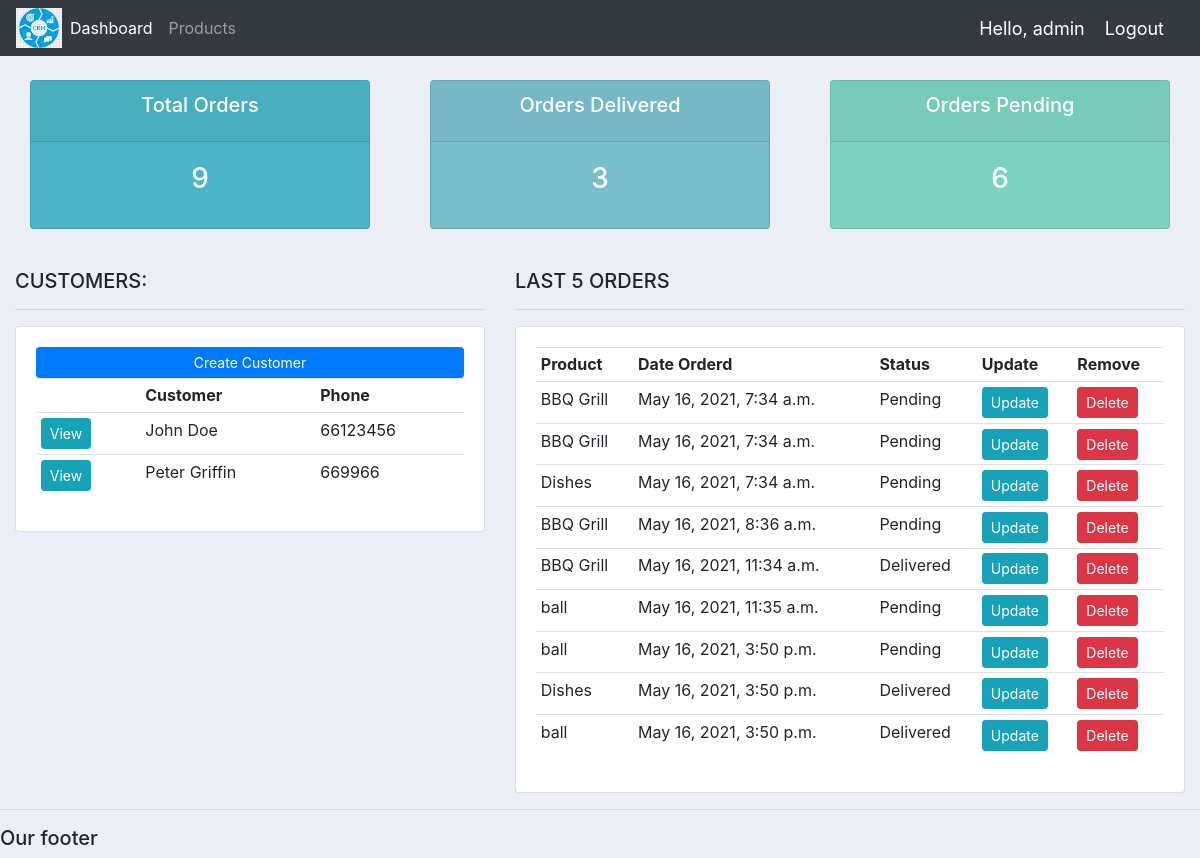
The app's page / (signed in), older data.
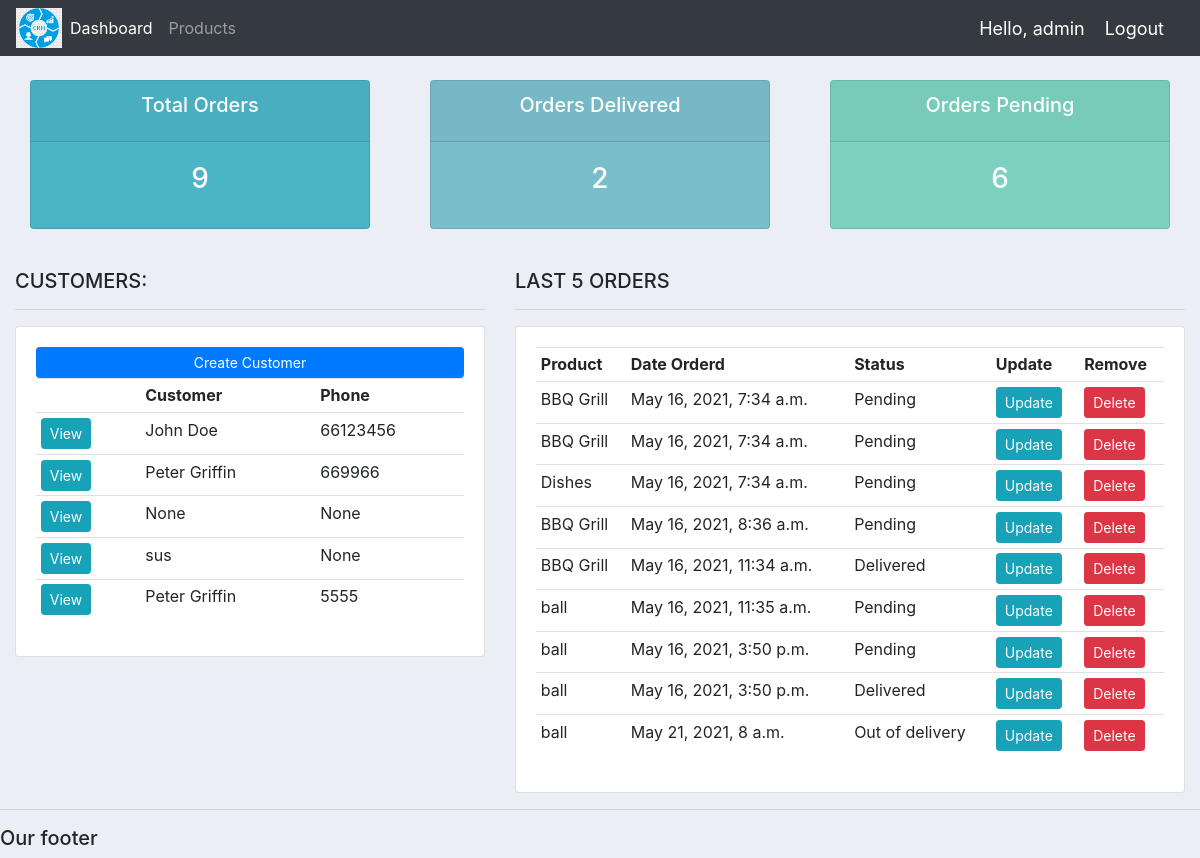
The same page, newer data.
### accounts/models.py (models this page shows, shortened)
class Customer(models.Model):
    user = models.OneToOneField(User, null=True, on_delete=models.CASCADE)
    name = models.CharField(max_length=200, null=True)
    phone = models.IntegerField(null=True)
    email = models.EmailField(null=True)
    profile_pic = models.ImageField(
        default="default.jpg", null=True, blank=True)
    date_created = models.DateTimeField(auto_now_add=True)

class Order(models.Model):
    customer = models.ForeignKey(
        Customer, null=True, on_delete=models.SET_NULL)
    product = models.ForeignKey(Product, null=True, on_delete=models.SET_NULL)
    STATUS = (
        ('Pending', 'Pending'),
        ('Out of delivery', 'Out of delivery'),
        ('Delivered', 'Delivered'),
    )
    date_created = models.DateTimeField(auto_now_add=True, null=True)
    status = models.CharField(max_length=200, null=True, choices=STATUS)
    note = models.CharField(max_length=1000, null=True)

class Product(models.Model):
    CATEGORY = (
        ('Indoor', 'Indoor'),
        ('Out Door', 'Out  Door'),
    )
    name = models.CharField(max_length=50, null=True)
    price = models.FloatField(null=True)
    category = models.CharField(max_length=200, null=True, choices=CATEGORY)
    description = models.CharField(max_length=200, null=True, blank=True)
    data_created = models.DateTimeField(auto_now_add=True, null=True)
    tags = models.ManyToManyField(Tag)
    def __str__(self):
        return self.name

### accounts/decorators.py (the view)
    def wrapper_function(request, *args, **kwargs):
        group = None
        if request.user.groups.exists():
            group = request.user.groups.all()[0].name
        if group == 'customer':
            return redirect('user-page')
        if group == 'admin':
            return view_func(request, *args, **kwargs)

### accounts/views.py (called while the page is built)
@login_required(login_url='login')
@admin_only
def home(request):
    orders = Order.objects.all()
    customers = Customer.objects.all()
    total_customers = customers.count()
    total_orders = orders.count()
    delivered = orders.filter(status='Delivered').count()
    pending = orders.filter(status='Pending').count()
    context = {"orders": orders, "customers": customers,
               'total_orders': total_orders, 'delivered': delivered,
               'pending': pending}
    return render(request, 'accounts/dashboard.html', context)

### accounts/templates/accounts/dashboard.html
{%  extends 'accounts/main.html' %}
{% block content %}
{%  include 'accounts/status.html' %}
<br>
<div class="row">
	<div class="col-md-5">
		<h5>CUSTOMERS:</h5>
		<hr>
		<div class="card card-body">
			<a class="btn btn-primary  btn-sm btn-block" href="">Create Customer</a>
			<table class="table table-sm">
				<tr>
					<th></th>
					<th>Customer</th>
					<th>Phone</th>
				</tr>
				{% for customer in customers%}
					<tr>
						<td><a class ="btn btn-sm btn-info" href ="{% url 'customer' customer.id%}">View</a></td>
						<td>{{customer.name}}</td>
						<td>{{customer.phone}}</td>
					</tr>
					{% endfor%}
			</table>
		</div>
	</div>
	<div class="col-md-7">
		<h5>LAST 5 ORDERS</h5>
		<hr>
		<div class="card card-body">
			<table class="table table-sm">
				<tr>
					<th>Product</th>
					<th>Date Orderd</th>
					<th>Status</th>
					<th>Update</th>
					<th>Remove</th>
				</tr>
				{% for order in orders %}
					<tr>
						<td>{{order.product}}</td>
						<td>{{order.date_created}}</td>
						<td>{{order.status}}</td>
						<td><a class ="btn btn-sm btn-info" href="{% url 'update_order' order.id %}">Update</a></td>
						<td><a class ="btn btn-sm btn-danger" href="{% url 'delete_order' order.id %}">Delete</a></td>
					</tr>
				{% endfor%}
			</table>
		</div>
	</div>
</div>
{% endblock %}

### accounts/templates/accounts/main.html (shortened to what this page needs)
{% load static %}
<!DOCTYPE html>
<html>
<head>
	<link rel="stylesheet" href="https://stackpath.bootstrapcdn.com/bootstrap/4.3.1/css/bootstrap.min.css">
	<link rel="stylesheet" href="{% static 'accounts/css/main.css'%}">
</head>
<body>
	{%  include 'accounts/navbar.html' %}
	<div class="container-fluid">
	{% block content %}
	{% endblock %}
    </div>
	<hr>
	<h5>Our footer</h5>
</body>
</html>

### accounts/templates/accounts/navbar.html (shortened to what this page needs)
{% load static%}
<nav class="navbar navbar-expand-lg navbar-dark bg-dark">
  <img src = "{%static 'accounts/images/logo.png'%}">
  <div class="collapse navbar-collapse" id="navbarNav">
    <ul class="navbar-nav">
      {% if request.user.is_staff %}
      <li class="nav-item active">
        <a class="nav-link" href="{% url 'home' %}">Dashboard</a>
      </li>
      <li class="nav-item">
        <a class="nav-link" href="{% url 'products' %}">Products</a>
      </li>
      {% else %}
        <li class = "nav-item">
          <a class ="nav-link" href="{% url 'account' %}"> Settings</a>
        </li>
      {% endif%}
    </ul>
  </div>
  <span id="hello-msg"> Hello, {{request.user}}</span>
  <span><a id= "hello-msg" href="{% url 'logout' %}">Logout</a> </span>
</nav>

### accounts/templates/accounts/status.html
<br>
<div class="row">
	<div class="col">
		<div class="col-md">
			<div class="card text-center text-white  mb-3" id="total-orders">
			  	<div class="card-header">
			  		<h5 class="card-title">Total Orders</h5>
			  	</div>
			  	<div class="card-body">
			    	<h3 class="card-title">{{ total_orders}}</h3>
			  	</div>
			</div>
		</div>
	</div>
	<div class="col">
		<div class="col-md">
			<div class="card text-center text-white  mb-3" id="orders-delivered">
			  	<div class="card-header">
			  		<h5 class="card-title">Orders Delivered</h5>
			  	</div>
			  	<div class="card-body">
			    	<h3 class="card-title">{{delivered}}</h3>
			  	</div>
			</div>
		</div>
	</div>
	<div class="col">
		<div class="col-md">
			<div class="card text-center text-white  mb-3" id="orders-pending">
			  	<div class="card-header">
			  		<h5 class="card-title">Orders Pending</h5>
			  	</div>
			  	<div class="card-body">
			    	<h3 class="card-title">{{pending}}</h3>
			  	</div>
			</div>
		</div>
	</div>
</div>

### accounts/static/accounts/css/main.css (style rules this page uses)
body { background-color: #ebeff5; }
#total-orders { background-color: #4cb4c7; }
#orders-delivered { background-color: #7abecc; }
#orders-pending { background-color: #7cd1c0; }

### accounts/templates/accounts/navbar.html (style rules this page uses)
#hello-msg { font-size: 18px; color: #fff; margin-right:20px; }

Row changes from the older to the newer data that the page shows:
removed Order: product "Dishes", date_created "May 16, 2021, 3:50 p.m.", status "Delivered"
added Customer: name "None", phone "None"
added Customer: name "sus", phone "None"
added Customer: name "Peter Griffin", phone "5555"
added Order: product "ball", date_created "May 21, 2021, 8 a.m.", status "Out of delivery"
Text that changed along with them:
{{ delivered }}: "3" → "2"
